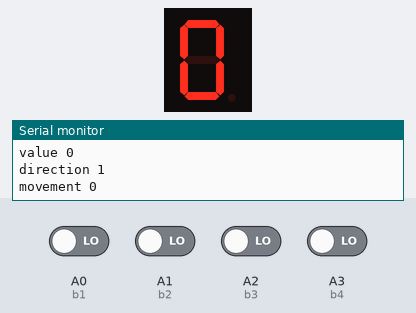
This sketch was run on a simulated Arduino Uno, built with avr-gcc and run on an emulated ATmega328P. On the bench: 1-digit seven-segment display, the last lines printed to the serial monitor. Wiring (inferred from the names in the program): 1-digit 7-segment display, segments lit when HIGH: segments pin 2, pin 3, pin 4, pin 5, pin 6, pin 8, pin 9. The inputs (shaded band) are chosen by the test bench; at power-on: A0 (b1), A1 (b2), A2 (b3), A3 (b4) LOW. The segment pins are drawn as the display they are named for.

Above: at 2.8 s.
2.9 s: A1 (b2) driven HIGH
At 3.8 s:
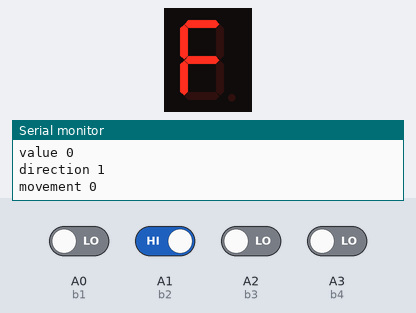
At 4.8 s:
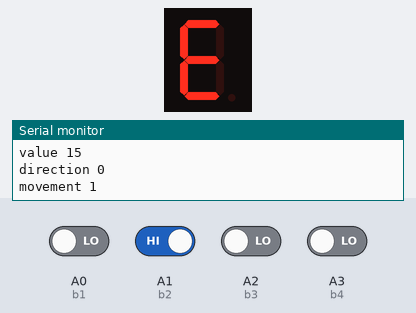
7.0 s: A2 (b3) driven HIGH
10.5 s: A3 (b4) driven HIGH
At 12.3 s:
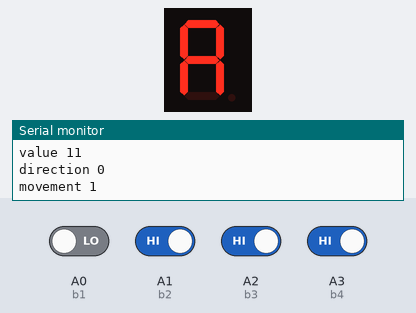
Timing chart, 0 to 13.8 s (numbered marks = the images above; inputs shaded):
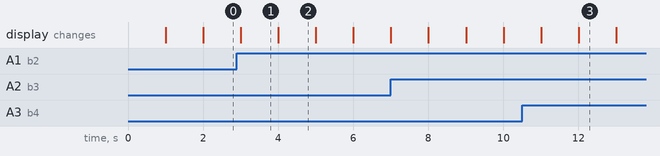

Measured:
- after the input at 2.9 s, the display: first differs from a run without the input after 0.10 s (image 1)
- after the input at 10.5 s, the display: first differs from a run without the input after 0.51 s (image 3 shows a later state)
- what the display in image 1 shows lasts 1.0 s, from 3.0 s to 4.0 s

The sketch:

0-F.ino
```cpp
//by NOJRAMU
//Led
const int a = 2;
const int b = 3;
const int c = 4;
const int d = 5;
const int e = 6;
const int f = 8;
const int g = 9;
//Buttons
const int b1 = A0;//Increment
const int b2 = A1;//Decrement
const int b3 = A2;//Stop
const int b4 = A3;//Go
//Availability Marker
int m1,m2,m3,m4;
//Variables
int value;
bool dir = true;
bool mov = false;

void setup() {
  pinMode(b1, INPUT);
  pinMode(b2, INPUT);
  pinMode(b3, INPUT);
  pinMode(b4, INPUT);
  pinMode(a, OUTPUT);
  pinMode(b, OUTPUT);
  pinMode(c, OUTPUT);
  pinMode(d, OUTPUT);
  pinMode(e, OUTPUT);
  pinMode(f, OUTPUT);
  pinMode(g, OUTPUT);
  Serial.begin(9600);
}

void disp(int i){
 if(i !=1 && i != 4 && i != 11 && i != 13)
 digitalWrite(a,HIGH);

 if(i != 5 && i != 6 && i != 11 && i != 12 && i != 14 && i != 15)
 digitalWrite(b,HIGH);

 if(i != 2 && i != 12 && i != 14 && i != 15)
 digitalWrite(c,HIGH);

 if(i != 1 && i != 4 && i != 7 && i != 10 && i != 15)
 digitalWrite(d,HIGH);

 if(i != 1 && i != 3 && i != 4 && i != 5 && i != 7 && i != 9)
 digitalWrite(e,HIGH);

 if(i != 1 && i != 2 && i != 3 && i != 7 && i != 13)
 digitalWrite(f,HIGH);

 if (i != 0 && i != 1 && i != 7 && i != 12)
 digitalWrite(g,HIGH);
}

void off()
{
  digitalWrite(a,LOW);
  digitalWrite(b,LOW);
  digitalWrite(c,LOW);
  digitalWrite(d,LOW);
  digitalWrite(e,LOW);
  digitalWrite(f,LOW);
  digitalWrite(g,LOW);
}

void loop() {
  Serial.print("value ");
  Serial.println(value);
  Serial.print("direction ");
  Serial.println(dir);
  Serial.print("movement ");
  Serial.println(mov);
  m1 = digitalRead(b1);
  m2 = digitalRead(b2);
  m3 = digitalRead(b3);
  m4 = digitalRead(b4);
  if (m1 == HIGH){
    dir = true;
    mov = true;
  }
  if (m2 == HIGH){
    dir = false;
    mov = true;
  }
  if (m3 == HIGH){
    mov = false;
  }
  if (m4 == HIGH){
    mov = true;
  }
  if (dir == true && mov == true){
    value++;
  }
  if (dir == false && mov == true){
    value--;
  }
  if (value > 15){
    value = 0;
  }
  if (value < 0){
    value = 15;
  }
  disp(value);
  delay(1000);
  off();
}
```
